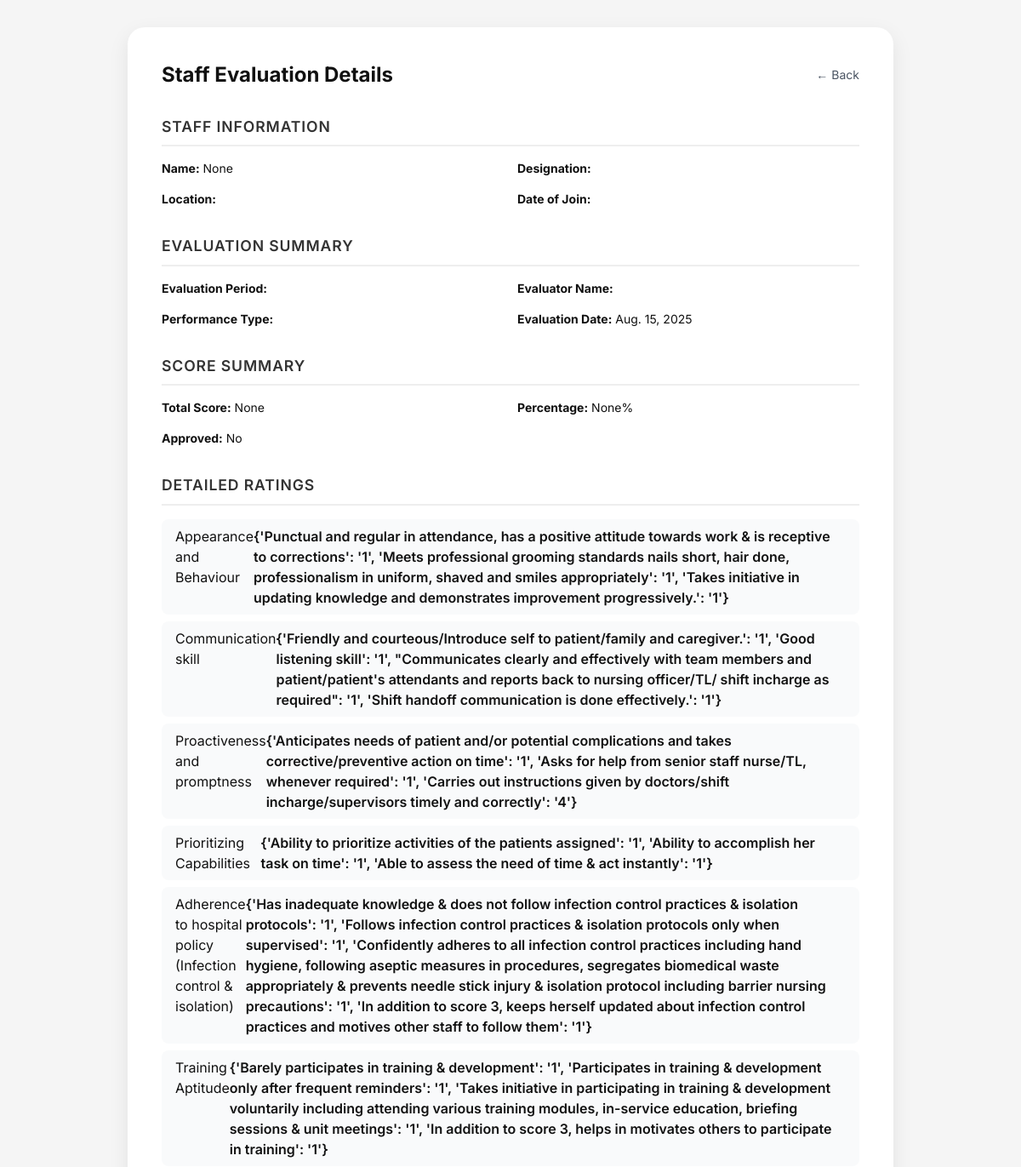
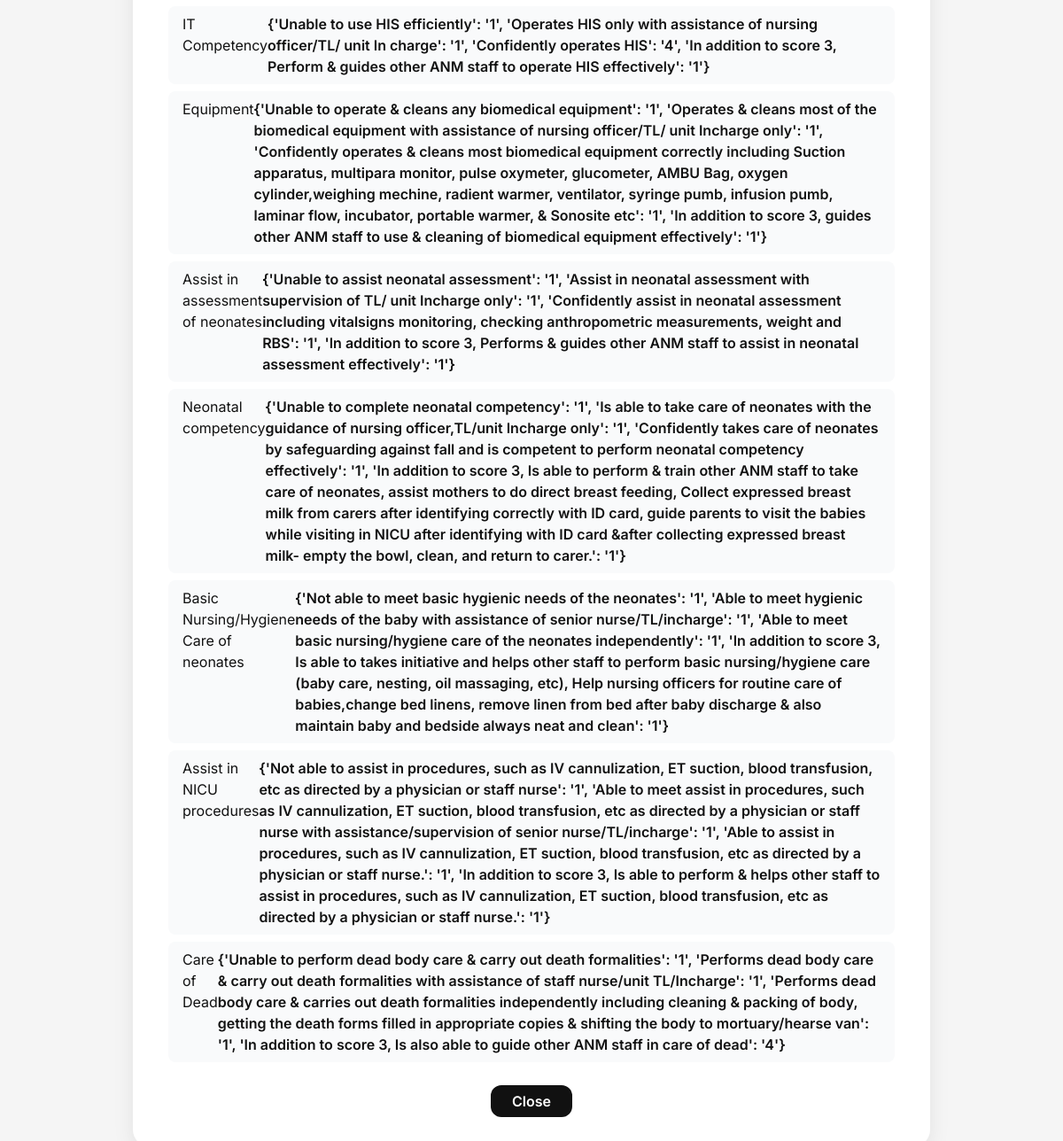
Page /nursing/assessment/1/ on the committed database (2 pictures, top to bottom).
### nursing_department/models.py (models this page shows)
class Form1_assement(BaseModel):
    staff_profile = models.ForeignKey(
        StaffProfile,
        on_delete=models.SET_NULL,
        null=True,
        blank=True,
        related_name="assessments"
)
    evaluation_period = models.ForeignKey(
        Evalution_period,
        on_delete=models.CASCADE,
        blank=False,
        null=False,
        related_name="assessments"
    )
    evaluator_name = models.ForeignKey('users.Employee',on_delete=models.SET_NULL,blank=True,null=True)
    total_score = models.IntegerField(null=True,blank=True)
    percentage = models.FloatField(null=True,blank=True,validators=[MinValueValidator(0), MaxValueValidator(100)])
    data = JSONField(default=dict)
    evaluation_date = models.DateField(auto_now_add=True)
    approved_evalutor_id = models.CharField(max_length=6,blank=True,null=True)
    is_approved = models.BooleanField(default=False)
    form_name = models.ForeignKey(Name_of_Form,on_delete=models.SET_NULL, null=True,blank=True)
    staff_acknowdged = models.BooleanField(default=False)
    evaluation_year = models.IntegerField(default=datetime.now().year)
    class Meta:
        unique_together = ('staff_profile', 'evaluation_period')
        ordering = ['-evaluation_date']

### nursing_department/views.py (the view)
# urls.py: path("assessment/<int:pk>/", AssmentDetailedView.as_view(), name="assessment_detail"),
class AssmentDetailedView(DetailView):
    model=Form1_assement
    template_name = "nursing_admin/detailviewed.html"
    context_object_name = "assessment"
    def get_context_data(self, **kwargs):
        context = super().get_context_data(**kwargs)
        context['form_data'] = self.object.data
        return context

### nursing_department/templates/nursing_admin/detailviewed.html (shortened to what this page needs)
{% load static %}
<!DOCTYPE html>
<html lang="en">
<head>
  <script src="https://cdn.tailwindcss.com"></script>
</head>
<body>
  <div class="card">
    <div class="flex justify-between items-center mb-6">
      <h1 class="text-2xl font-bold">Staff Evaluation Details</h1>
      <a href="{% url 'nursing_department:nursing_admin_dashboard' %}" class="text-gray-600 hover:text-black text-sm">← Back</a>
    </div>
    <h2 class="section-title">Staff Information</h2>
    <div class="grid grid-cols-2 gap-4 text-sm">
      <p><strong>Name:</strong> {{ assessment.staff_profile }}</p>
      <p><strong>Designation:</strong> {{ assessment.staff_profile.designation }}</p>
      <p><strong>Location:</strong> {{ assessment.staff_profile.location }}</p>
      <p><strong>Date of Join:</strong> {{ assessment.staff_profile.date_of_join }}</p>
    </div>
    <h2 class="section-title">Evaluation Summary</h2>
    <div class="grid grid-cols-2 gap-4 text-sm">
      <p><strong>Evaluation Period:</strong> {{ assessment.evaluation_period }}</p>
      <p><strong>Evaluator Name:</strong> {{ evaluator }}</p>
      <p><strong>Performance Type:</strong> {{ assessment.evaluation_perfomance }}</p>
      <p><strong>Evaluation Date:</strong> {{ assessment.evaluation_date }}</p>
    </div>
    <h2 class="section-title">Score Summary</h2>
    <div class="grid grid-cols-2 gap-4 text-sm">
      <p><strong>Total Score:</strong> {{ assessment.total_score }}</p>
      <p><strong>Percentage:</strong> {{ assessment.percentage }}%</p>
      <p><strong>Approved:</strong> {{ assessment.is_approved|yesno:"Yes,No" }}</p>
    </div>
    {% if assessment.data %}
    <h2 class="section-title">Detailed Ratings</h2>
    <div class="mt-2 space-y-2">
      {% for key, value in assessment.data.items %}
        <div class="detail-row">
          <span>{{ key|capfirst }}</span>
          <span class="font-semibold">{{ value }}</span>
        </div>
      {% endfor %}
    </div>
    {% endif %}
    <div class="mt-8 text-center">
      <a href="{% url 'nursing_department:nursing_admin_dashboard' %}" class="btn-close">Close</a>
    </div>
  </div>
</body>
</html>

### nursing_department/templates/nursing_admin/detailviewed.html (style rules this page uses)
body { font-family: 'Inter', sans-serif; background: #f5f5f5; color: #111; min-height: 100vh; padding: 2rem; }
.card { background: white; border-radius: 1.25rem; box-shadow: 0 8px 24px rgba(0,0,0,0.08); padding: 2.5rem; max-width: 900px; margin: 0 auto; transition: all 0.3s ease; }
.section-title { font-weight: 600; text-transform: uppercase; letter-spacing: .05em; color: #333; border-bottom: 2px solid #eee; padding-bottom: 0.5rem; margin-bottom: 1rem; margin-top: 2rem; font-size: 1.1rem; }
.detail-row { background: #f9fafb; padding: 0.5rem 1rem; border-radius: 0.5rem; display: flex; justify-content: space-between; margin-bottom: 0.5rem; }
.btn-close { background-color: #111; color: #fff; font-weight: 600; padding: 0.5rem 1.5rem; border-radius: 0.75rem; transition: all 0.2s ease; }

### rows in the picture
Form1_assement: staff_profile "None", evaluation_date "Aug. 15, 2025", total_score "None", percentage "None", is_approved "No"

### other values in the picture
{{ key|capfirst }} "Appearance and Behaviour" "Communication skill" "Proactiveness and promptness" "Prioritizing Capabilities" "Adherence to hospital policy (Infection control & isolation)" "Training Aptitude" "IT Competency" "Equipment" "Assist in assessment of neonates" "Neonatal competency" "Basic Nursing/Hygiene Care of neonates" "Assist in NICU procedures" "Care of Dead"
{{ value }} "{'Ability to prioritize activities of the patients assigned': '1', 'Ability to accomplish her task on time': '1', 'Able to assess the need of time & act instantly': '1'}"
